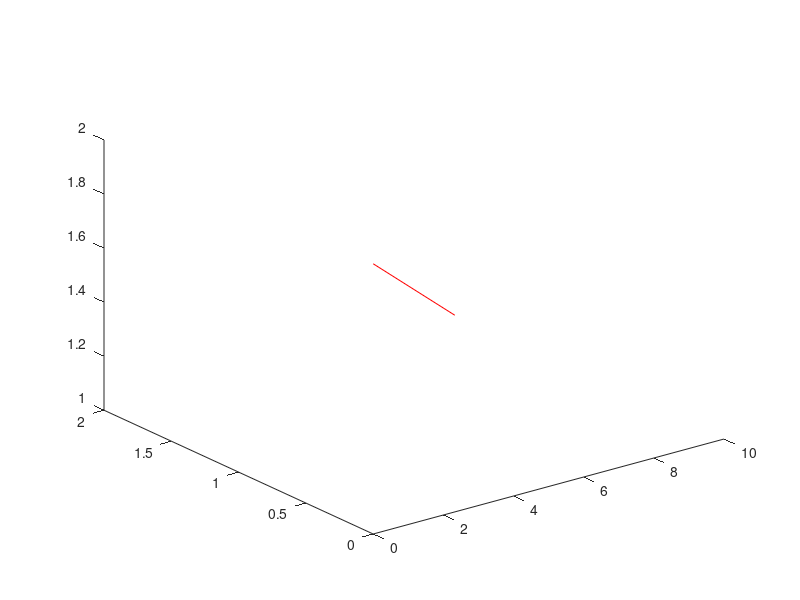

MATLAB code for this plot: (Note: this script raises an error after producing the figure.)
Xline= [0,  10];
Yline= [0,  2];
Zline= [2, 1];

color = 'red';
p = plot3(Xline,Yline,Zline,color);
p.LineWidth = 3;
hold on;
%p1= plot3(Xline,Yline,[0,0],color);
p2= plot3(Xline,[0,0],Zline,color);
p3= plot3([0,0],Yline,Zline,color);
%p1.LineStyle = '--';
p2.LineStyle = '--';
p3.LineStyle = '--';
%p1.Color(4)  = 0.5;
p2.Color(4)  = 0.5;
p3.Color(4)  = 0.5;
%p1.LineWidth = 2;
p2.LineWidth = 2;
p3.LineWidth = 2;
hold off;

alpha0=0.6;


name = 'isocontour_eta=0.0_eps=0.3_q=3.0_kappa=2.0_delta=-0.7_dR0dr=0.0_skappa=0.0_sdelta=0.0.hdf5';

% import stuff
omn_mat     = h5read(name, '/omnv' );
alpha_mat   = h5read(name, '/alphav' );
s_mat       = h5read(name, '/sv' );
AE_mat      = h5read(name, '/AEv' );

AE_max = max(AE_mat,[],'all') ;
AE_min = 0.0 ;

surf0=isosurface(omn_mat,alpha_mat,s_mat,AE_mat,AE_max/25);
p0 = patch(surf0);
isonormals(omn_mat,alpha_mat,s_mat,AE_mat,p0);
set(p0,'FaceColor','[0.2322    0.1855    0.4989]','EdgeColor','none','FaceAlpha',alpha0); % set the color


surf1=isosurface(omn_mat,alpha_mat,s_mat,AE_mat,AE_max/5);
p1 = patch(surf1);
isonormals(omn_mat,alpha_mat,s_mat,AE_mat,p1);
set(p1,'FaceColor','[0.2453    0.6073    0.9973]','EdgeColor','none','FaceAlpha',alpha0); % set the color


surf2=isosurface(omn_mat,alpha_mat,s_mat,AE_mat,2*AE_max/5);
p2 = patch(surf2);
isonormals(omn_mat,alpha_mat,s_mat,AE_mat,p2);
set(p2,'FaceColor','[0.2738    0.9704    0.5186]','EdgeColor','none','FaceAlpha',alpha0); % set the color


surf3=isosurface(omn_mat,alpha_mat,s_mat,AE_mat,3*AE_max/5);
p3 = patch(surf3);
isonormals(omn_mat,alpha_mat,s_mat,AE_mat,p3);
set(p3,'FaceColor','[0.8825    0.8663    0.2170]','EdgeColor','none','FaceAlpha',alpha0); % set the color


surf4=isosurface(omn_mat,alpha_mat,s_mat,AE_mat,4*AE_max/5);
p4 = patch(surf4);
isonormals(omn_mat,alpha_mat,s_mat,AE_mat,p4);
set(p4,'FaceColor','[0.9411    0.3562    0.0705]','EdgeColor','none','FaceAlpha',alpha0); % set the color

daspect([1,1,1]);
xlabel('$\hat{\omega}_n$','Interpreter','latex');
ylabel('$\alpha$','Interpreter','latex');
zlabel('$s$','Interpreter','latex');
grid on;

view([137 20]);




colormap(turbo);
c = colorbar;
caxis([AE_min AE_max]);
c.Label.String = '$\widehat{A}$';
c.Label.Interpreter = 'latex';

txt = '$(b)$: $\delta = -0.7$';
text(0.5,1.5,-1.5,txt,'Interpreter','latex')


fontname(gcf,"CMU Serif")

set(gcf, 'Units', 'Inches', 'Position', [0, 0, 6, 2.1]);
exportgraphics(gcf,'LH-plot-negtriangle.png','Resolution',2000)